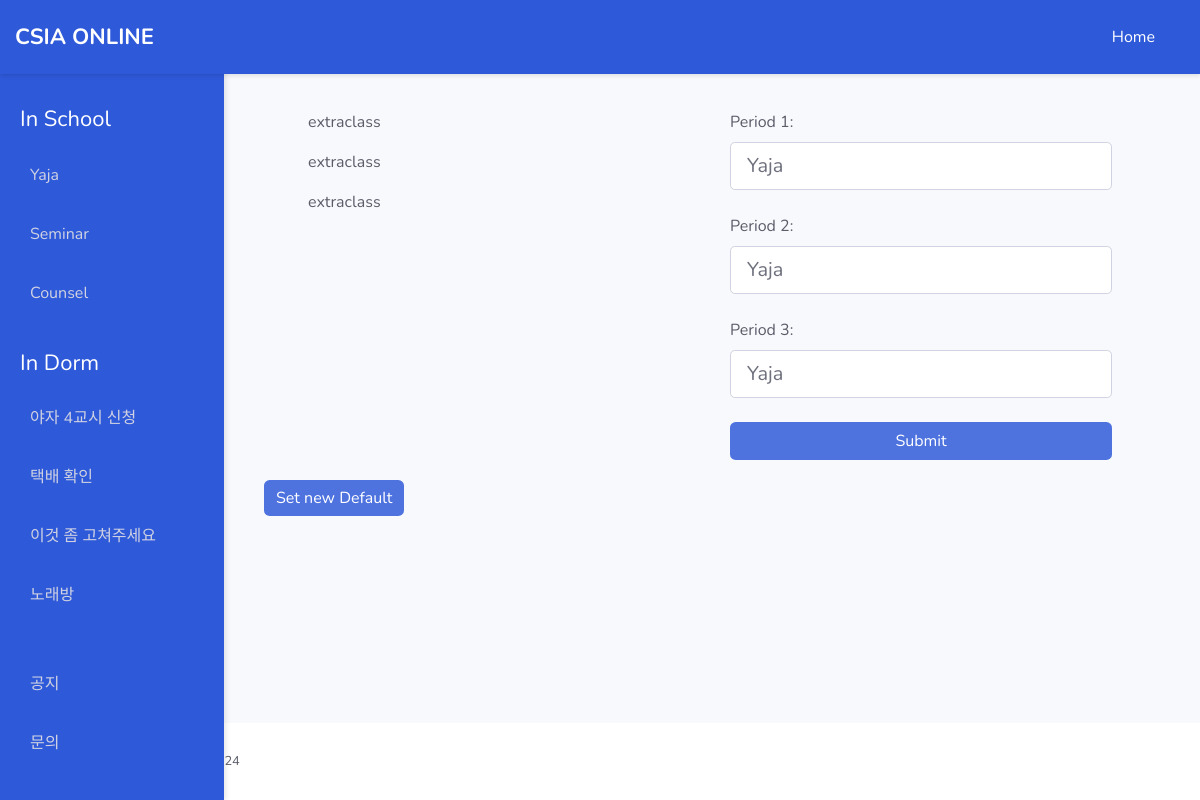
The app's page /yaja/ (signed in), older data.
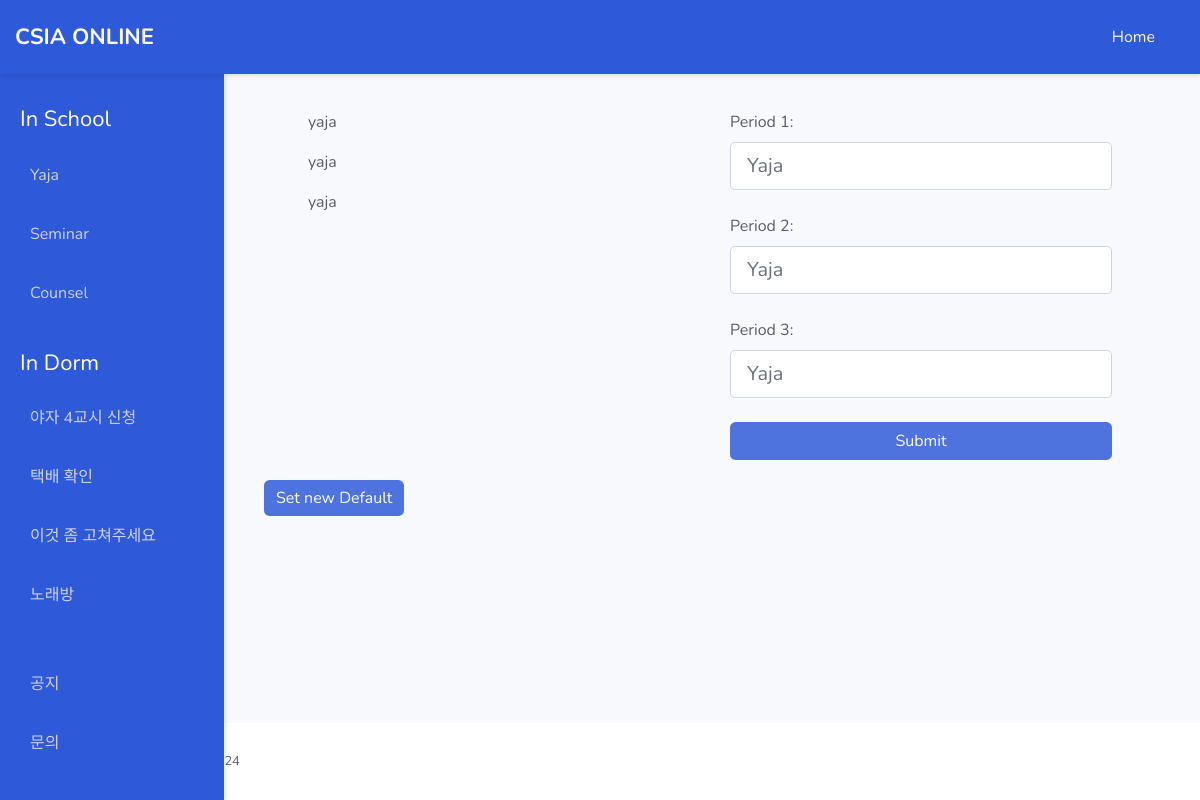
The same page, newer data.
### yaja/models.py (models this page shows)
class Thursday(models.Model):
    period1 = models.CharField(max_length=50)
    period2 = models.CharField(max_length=50)
    period3 = models.CharField(max_length=50)
    student_id = models.CharField(max_length=10, null=True, blank=True)

### yaja/views.py (the view, shortened to what this page needs)
# urls.py: urlpatterns = [path("yaja/", views.yaja_view, name="yaja")]
@csrf_exempt
def yaja_view(request):
    current_student_id = request.user.student_id
    schedule = get_schedule_model_for_current_day(current_student_id)
    try:
        print(current_student_id)
        monday_schedule, created = Monday.objects.get_or_create(
            student_id=current_student_id
        )
        if created:
            print("created monday obj")
        tuesday_schedule, created = Tuesday.objects.get_or_create(
            student_id=current_student_id
        )
        if created:
            print("created tuesday obj")
        wednesday_schedule, created = Wednesday.objects.get_or_create(
            student_id=current_student_id
        )
        if created:
            print("created weds obj")
        thursday_schedule, created = Thursday.objects.get_or_create(
            student_id=current_student_id
        )
        if created:
            print("created thursday obj")
    except Exception as e:
        print(f"An error occurred: {e}")
    if request.method == "POST":
        data = json.loads(request.body)
        print(data)
        try:
            monday = data.get("Monday")
            tuesday = data.get("Tuesday")
            wednesday = data.get("Wednesday")
            thursday = data.get("Thursday")
            try:
                default_monday = DefaultMonday.objects.get(student_id=current_student_id)
            except ObjectDoesNotExist:
                default_monday = DefaultMonday.objects.create(student_id=current_student_id, period1="yaja", period2="yaja", period3="yaja")
            try:
                default_tuesday = DefaultTuesday.objects.get(student_id=current_student_id)
            except ObjectDoesNotExist:
                default_tuesday = DefaultTuesday.objects.create(student_id=current_student_id, period1="yaja", period2="yaja", period3="yaja")
            try:
                default_wednesday = DefaultWednesday.objects.get(student_id=current_student_id)
            except ObjectDoesNotExist:
                default_wednesday = DefaultWednesday.objects.create(student_id=current_student_id, period1="yaja", period2="yaja", period3="yaja")
            try:
                default_thursday = DefaultThursday.objects.get(student_id=current_student_id)
            except ObjectDoesNotExist:
                default_thursday = DefaultThursday.objects.create(student_id=current_student_id, period1="yaja", period2="yaja", period3="yaja")
            default_monday.period1 = monday.get("period1")
            default_monday.period2 = monday.get("period2")
            default_monday.period3 = monday.get("period3")
            default_tuesday.period1 = tuesday.get("period1")
            default_tuesday.period2 = tuesday.get("period2")
            default_tuesday.period3 = tuesday.get("period3")
            default_wednesday.period1 = wednesday.get("period1")
            default_wednesday.period2 = wednesday.get("period2")
            default_wednesday.period3 = wednesday.get("period3")
            default_thursday.period1 = thursday.get("period1")
            default_thursday.period2 = thursday.get("period2")
            default_thursday.period3 = thursday.get("period3")
            mon = {
                "period1": default_monday.period1,
                "period2": default_monday.period2,
                "period3": default_monday.period3,
            }
            tue = {
                "period1": default_tuesday.period1,
                "period2": default_tuesday.period2,
                "period3": default_tuesday.period3,
            }
            wed = {
                "period1": default_wednesday.period1,
                "period2": default_wednesday.period2,
                "period3": default_wednesday.period3,
            }
            thur = {
                "period1": default_thursday.period1,
                "period2": default_thursday.period2,
                "period3": default_thursday.period3,
            }
            Monday_serializer = DefaultMondaySerializer(
                default_monday, data=mon, partial=True
            )
            Tuesday_serializer = DefaultTuesdaySerializer(
                default_tuesday, data=tue, partial=True
            )
            Wednesday_serializer = DefaultWednesdaySerializer(
                default_wednesday, data=wed, partial=True
            )
            Thursday_serializer = DefaultThursdaySerializer(
                default_thursday, data=thur, partial=True
            )
            if (
                Monday_serializer.is_valid()
                and Tuesday_serializer.is_valid()
                and Wednesday_serializer.is_valid()
                and Thursday_serializer.is_valid()
            ):
                Monday_serializer.save()
                Tuesday_serializer.save()
                Wednesday_serializer.save()
                Thursday_serializer.save()
                print("before reset")
                reset_schedules(current_student_id)
                print("after reset")
                return JsonResponse({"status": "echo", "student_id": current_student_id}, status=200)
        except (
            DefaultMonday.DoesNotExist,
            DefaultTuesday.DoesNotExist,
            DefaultWednesday.DoesNotExist,
            DefaultThursday.DoesNotExist,
        ):
            return JsonResponse({"error": "No schedule exist for student"}, status=404)
    elif request.method == "GET":
        if request.headers.get("Accept") == "application/json":
            print("GET backend success reached")
            try:
                monday_schedule = DefaultMonday.objects.get(student_id=current_student_id)
                tuesday_schedule = DefaultTuesday.objects.get(student_id=current_student_id)
                wednesday_schedule = DefaultWednesday.objects.get(student_id=current_student_id)
                thursday_schedule = DefaultThursday.objects.get(student_id=current_student_id)
                print("Monday schedule retrieved")
            except:
                print("Monday schedule does not exist, creating default schedules")
                monday_schedule = DefaultMonday.objects.create(student_id=current_student_id, period1="yaja", period2="yaja", period3="yaja")
                tuesday_schedule = DefaultTuesday.objects.create(student_id=current_student_id, period1="yaja", period2="yaja", period3="yaja")
                wednesday_schedule = DefaultWednesday.objects.create(student_id=current_student_id, period1="yaja", period2="yaja", period3="yaja")
                thursday_schedule = DefaultThursday.objects.create(student_id=current_student_id, period1="yaja", period2="yaja", period3="yaja")
            serializer_monday = DefaultMondaySerializer(monday_schedule)
            serializer_tuesday = DefaultTuesdaySerializer(tuesday_schedule)
            serializer_wednesday = DefaultWednesdaySerializer(wednesday_schedule)
            serializer_thursday = DefaultThursdaySerializer(thursday_schedule)
            print(serializer_monday.data)
            response_data = {"monday": serializer_monday.data,"tuesday": serializer_tuesday.data,"wednesday": serializer_wednesday.data,"thursday": serializer_thursday.data,"action": "retrieve"}
            return JsonResponse(response_data)
    return render(request, "yaja.html", {"Yaja": schedule})

### yaja/views.py (called while the page is built)
def get_schedule_model_for_current_day(student_id):
    current_day = datetime.now().weekday()
    try:
        if current_day == 1:
            return Tuesday.objects.get(student_id=student_id)
        elif current_day == 2:
            return Wednesday.objects.get(student_id=student_id)
        elif current_day == 3:
            return Thursday.objects.get(student_id=student_id)
        elif (
            current_day == 4 or current_day == 5 or current_day == 0 or current_day == 6
        ):
            return Monday.objects.get(student_id=student_id)
    except:
        return None

### yaja/templates/yaja.html (shortened to what this page needs)
<!DOCTYPE html>
<html lang="en">
<head>
    <link rel="stylesheet" href="https://cdn.jsdelivr.net/npm/bootstrap@5.3.2/dist/css/bootstrap.min.css">
</head>
<body>
    {% extends "base.html" %}
    {% block content %}
    <div class="container">
        <div class="left-half">
            <p>{{ Yaja.period1 }}</p>
            <p>{{ Yaja.period2 }}</p>
            <p>{{ Yaja.period3 }}</p>
        </div>
        <div class="right-half">
            <form id="yaja_Form" action="/" method="put">
                <label for="period1">Period 1:</label>
                <select class="form-control form-control-lg" id="period1" >
                    <option value="yaja">Yaja</option>
                </select>
                <br>
                <label for="period2">Period 2:</label>
                <select class="form-control form-control-lg" id="period2" >
                    <option value="yaja">Yaja</option>
                </select>
                <br>
                <label for="period3">Period 3:</label>
                <select class="form-control form-control-lg" id="period3" >
                    <option value="yaja">Yaja</option>
                </select>
                <br>
                <input type="submit" class="form-control btn btn-primary" value="Submit" name="submit">
            </form>
        </div>
    </div>
    <button type="button" class="btn btn-primary" id="modalpop" data-bs-toggle="modal" data-bs-target="#defaultsetmodal" method="get">
        Set new Default
    </button>
    {% endblock %}

### templates/base.html (shortened to what this page needs)
{% load static %}
<!DOCTYPE html>
<html lang="en">
<head>
    <link href="vendor/fontawesome-free/css/all.min.css" rel="stylesheet" type="text/css">
    <link href="css/sb-admin-2.min.css" rel="stylesheet">
</head>
<body id="page-top">
    <div class="sidebar">
        <h2>CSIA ONLINE</h2>
        <h2>In School</h2>
        <ul>
            <li><a a class="nav-link" value="/yaja" aria-current="page">Yaja</a></li>
            <li><a class="nav-link" value="/seminar" aria-current="page">Seminar</a></li>
            <li><a class="nav-link" value="/counsel" aria-current="page">Counsel</a>
            </li>
        </ul>
        <h2>In Dorm</h2>
        <ul>
            <li><a a class="nav-link" value="/yaja_after" aria-current="page">야자 4교시 신청</a></li>
            <li><a a class="nav-link" value="/trans" aria-current="page">택배 확인</a></li>
            <li><a a class="nav-link" value="/help" aria-current="page">이것 좀 고쳐주세요</a></li>
            <li><a a class="nav-link" value="/musico" aria-current="page">노래방</a></li>
        </ul>
        <div class="footer">
            <ul>
                <li><a a class="nav-link" value="/announce" aria-current="page">공지</a></li>
                <li><a a class="nav-link" value="/question" aria-current="page">문의</a></li>
            </ul>
        </div>
    </div>
    <nav class="navbar">
        <a class="navbar-brand" href="#">CSIA ONLINE</a>
        <ul class="navbar-nav ml-auto">
            <li class="nav-item">
                <a class="nav-link" href="start.html">
                    <i class="fas fa-home"></i>
                    <span>Home</span>
                </a>
            </li>
        </ul>
    </nav>
    <div class="content-wrapper">
        <div class="container-fluid" id="content">
            {% block content %}
            {% endblock %}
        </div>
    </div>
    <footer class="sticky-footer bg-white">
        <div class="container my-auto">
            <div class="copyright text-center my-auto">
                <span>Copyright &copy; CSIA ONLINE 2024</span>
            </div>
        </div>
    </footer>
</body>
</html>

### yaja/templates/yaja.html (style rules this page uses)
.container { display: flex; flex-wrap: wrap; }
.left-half, .right-half { width: 100%; padding: 20px; }
@media (min-width: 768px) { .left-half, .right-half { width: 50%; } }

### templates/base.html (style rules this page uses)
body { font-family: 'Nunito', sans-serif; background-color: #f8f9fc; color: #5a5c69; display: flex; flex-direction: column; height: 100vh; margin: 0; }
.sidebar { width: 220px; background-color: #2e59d9; padding: 20px 0; position: fixed; height: 100%; box-shadow: 2px 0 5px rgba(0, 0, 0, 0.1); display: flex; flex-direction: column; justify-content: flex-start; overflow-x: auto; overflow-y: auto; }
.sidebar h2 { font-size: 22px; color: #ffffff; margin: 20px 0 20px 20px; }
.sidebar ul { list-style-type: none; padding: 0; margin: 0 20px; }
.sidebar ul li { margin-bottom: 15px; }
.sidebar ul li a { text-decoration: none; color: #d1d3e2; font-size: 16px; display: block; padding: 10px; border-radius: 5px; transition: background-color 0.3s, color 0.3s; }
.sidebar .footer { margin-top: 30px; }
.navbar { width: 100%; background-color: #2e59d9; color: #ffffff; padding: 15px; position: fixed; top: 0; left: 0; display: flex; justify-content: space-between; align-items: center; box-shadow: 0 2px 4px rgba(0, 0, 0, 0.1); z-index: 1; }
.navbar .nav-item { margin-right: 20px; }
.navbar .nav-link { color: #ffffff; font-size: 16px; text-decoration: none; padding: 10px; border-radius: 5px; transition: background-color 0.3s, color 0.3s; }
.navbar-brand { color: #ffffff; font-size: 22px; font-weight: bold; }
.content-wrapper { margin-top: 70px; margin-left: 220px; padding: 20px; flex: 1; overflow-x: auto; overflow-y: auto; }
.btn-primary { background-color: #4e73df; border: none; }

Row changes from the older to the newer data that the page shows:
changed Thursday: period1 "extraclass" → "yaja"; period2 "extraclass" → "yaja"; period3 "extraclass" → "yaja"
